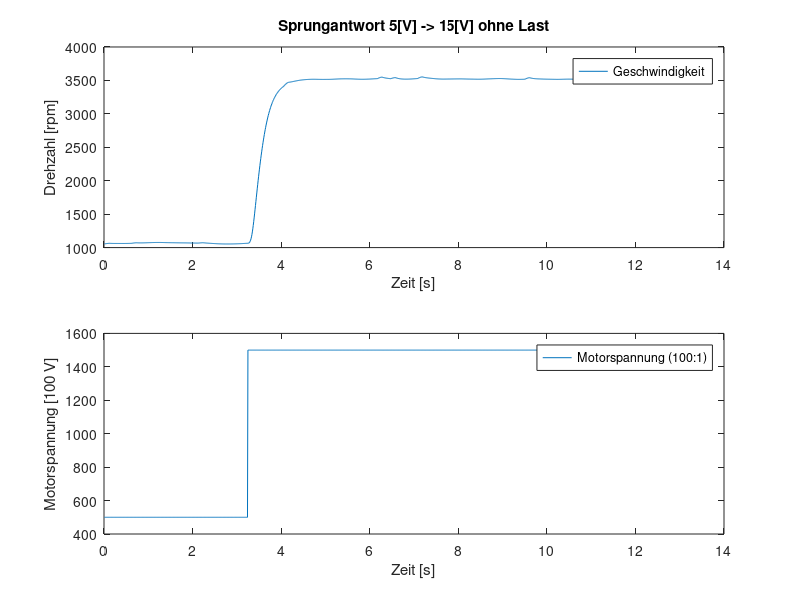
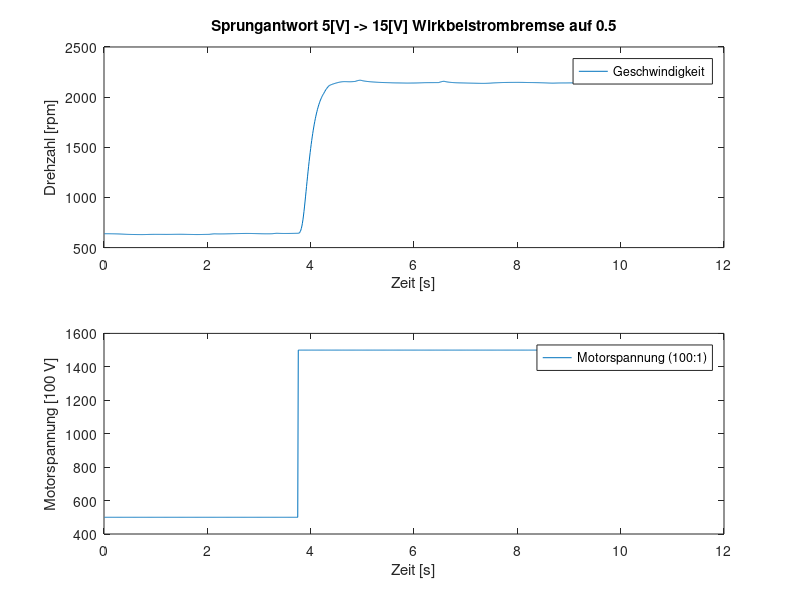

These charts were generated, in order, by the following MATLAB code:
% Load data from measurements
data_noload = load('dc_step_5_15_00.mat');
data_load   = load('dc_step_5_15_05.mat');

% plot data
figure(1);
subplot(2,1,1);
plot(data_noload.Zeit, data_noload.Geschwindigkeit);
xlabel('Zeit [s]');
ylabel('Drehzahl [rpm]');
title('Sprungantwort 5[V] -> 15[V] ohne Last');
legend('Geschwindigkeit');

subplot(2,1,2);
plot(data_noload.Zeit,data_noload.Motorspannung*100);
xlabel('Zeit [s]');
ylabel('Motorspannung [100 V]');
legend('Motorspannung (100:1)');
ylim([400 1600]);

print '-dpdf' 'step_plot_noload.pdf'

figure(2);
subplot(2,1,1);
plot(data_load.Zeit,data_load.Geschwindigkeit);
xlabel('Zeit [s]');
ylabel('Drehzahl [rpm]');
title('Sprungantwort 5[V] -> 15[V] Wirkbelstrombremse auf 0.5');
legend('Geschwindigkeit');

subplot(2,1,2);
plot(data_load.Zeit,data_load.Motorspannung*100);
legend('Motorspannung (100:1)');
xlabel('Zeit [s]');
ylabel('Motorspannung [100 V]');
ylim([400 1600]);

print '-dpdf' 'step_plot_load.pdf'
